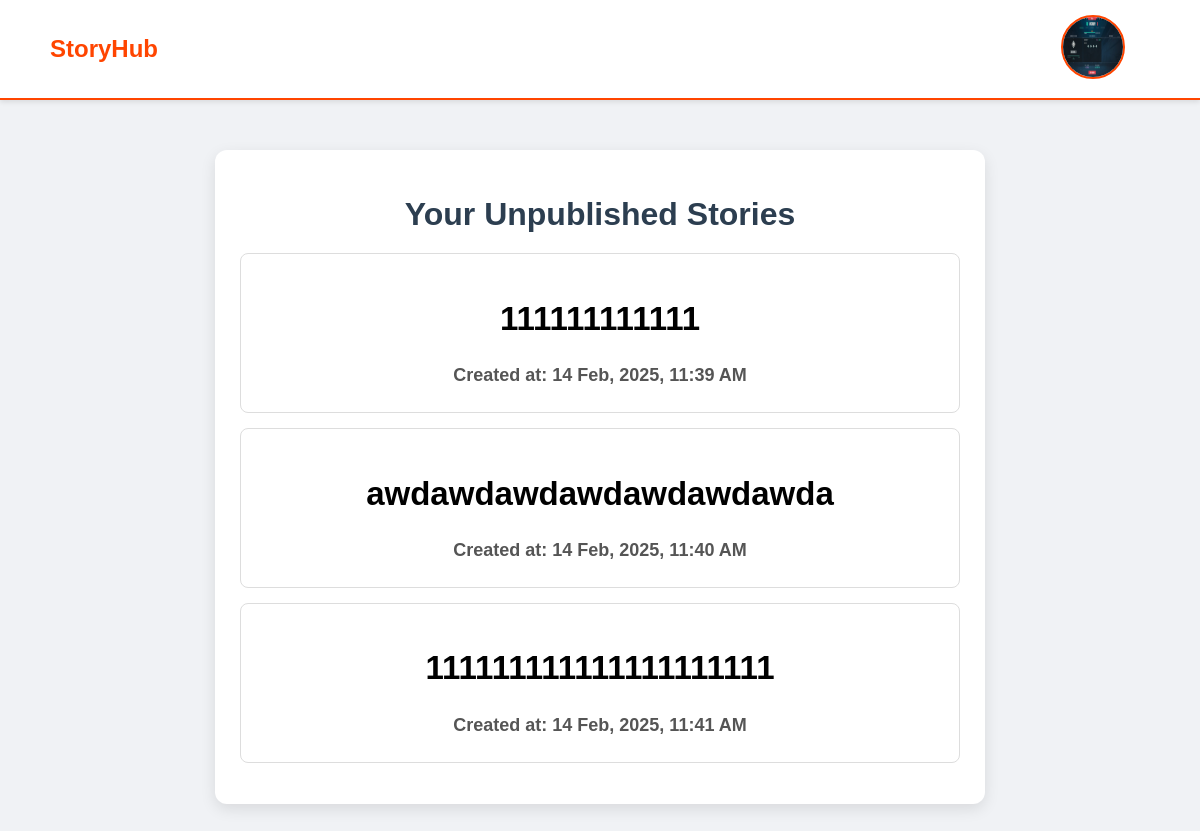
The page /unpublished-stories/ (signed in) on the database as committed earlier.
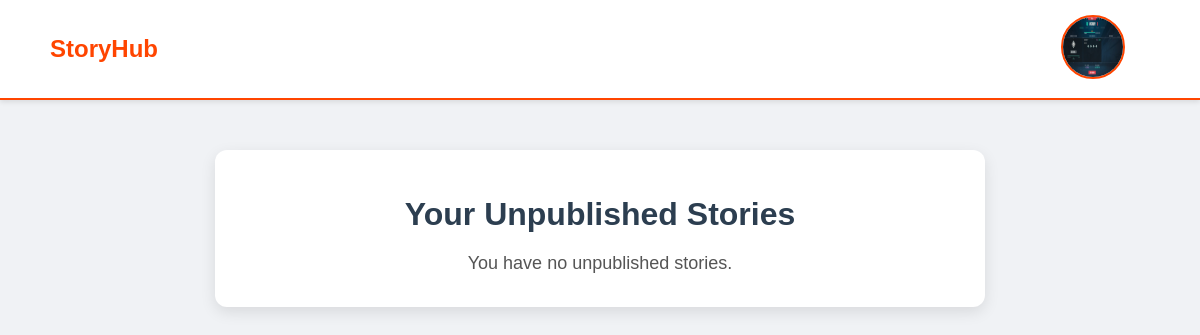
The same page on the database as committed later.
### stories/models.py (models this page shows, shortened)
class Story(models.Model):
    title = models.CharField(max_length=255)
    author = models.ForeignKey(User, on_delete=models.CASCADE)
    content = models.TextField()
    created_at = models.DateTimeField(auto_now_add=True)
    updated_at = models.DateTimeField(auto_now=True)
    is_published = models.BooleanField(default=True)
    cover_image = models.ImageField(upload_to='story_covers/', blank=True, null=True)
    genres = models.ManyToManyField(Genre, related_name="stories")  # Many-to-Many Relationship

### stories/views.py (the view)
# urls.py: path('unpublished-stories/', views.unpublished_stories, name='unpublished_stories'),
@login_required
def unpublished_stories(request):
    stories = Story.objects.filter(author=request.user, is_published=False)  # Fetch only the user's unpublished stories
    return render(request, 'stories/unpublished_stories.html', {'stories': stories})

### stories/templates/stories/unpublished_stories.html (shortened to what this page needs)
<!DOCTYPE html>
<html lang="en">
<head>
    {% load static %}
    <link rel="stylesheet" href="{% static 'stories/story_list.css' %}">
</head>
<body>
    {% include 'tools/navbar.html' %}
    <div class="container">
        <h1>Your Unpublished Stories</h1>
        {% if stories %}
            <div class="story-list">
                <ul>
                    {% for story in stories %}
                        <li>
                            <a href="{% url 'story_detail' story.pk %}" class="story-link">
                                <h2>{{ story.title }}</h2>
                                <p><strong>Created at:</strong> {{ story.created_at|date:"d M, Y, g:i A" }}</p>
                            </a>
                        </li>
                    {% endfor %}
                </ul>
            </div>
        {% else %}
            <p>You have no unpublished stories.</p>
        {% endif %}
    </div>
</body>
</html>

Rows that differ between the two databases and show on the page:
removed Story: title "111111111111", created_at "14 Feb, 2025, 11:39 AM"
removed Story: title "awdawdawdawdawdawdawda", created_at "14 Feb, 2025, 11:40 AM"
removed Story: title "111111111111111111111", created_at "14 Feb, 2025, 11:41 AM"
Other text that changed with them:
text now shown: "You have no unpublished stories."
